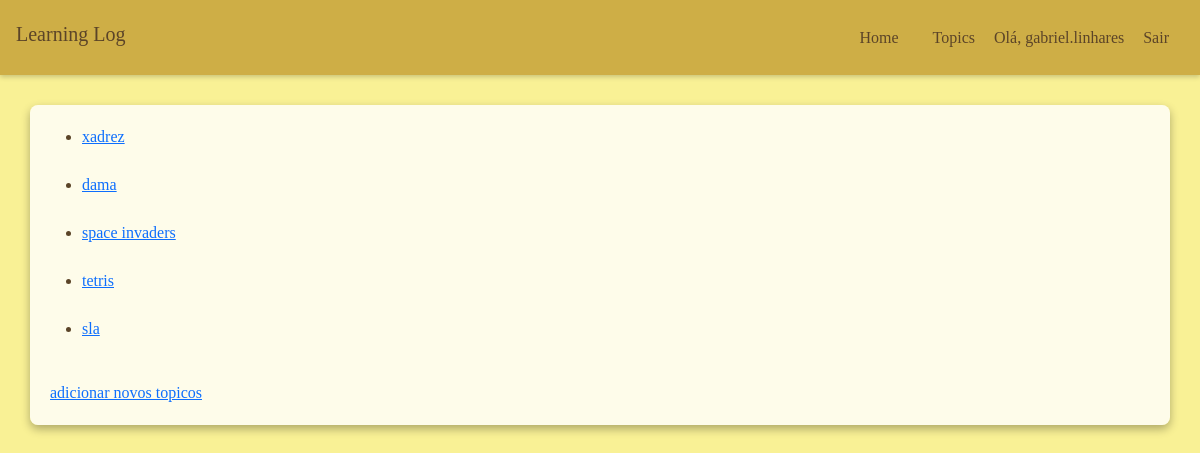
The page /topics (signed in) on the database its author committed.
### learning_logs/models.py (models this page shows)
class Topic(models.Model):
    text = models.CharField(max_length=200)
    date_added = models.DateTimeField(auto_now_add=True)
    owner=models.ForeignKey(User,on_delete=models.CASCADE)
    def __str__(self):
        return self.text

### learning_logs/views.py (the view)
# urls.py: path('topics', views.topics,name='topics'),
@login_required
def topics(request):
    topic=Topic.objects.filter(owner=request.user).order_by('date_added')
    context={'topics':topic}
    return render(request,'learning_logs/topics.html',context)

### learning_logs/templates/learning_logs/topics.html
{% extends "Learning_logs/base.html" %}
{% block content %}
    <ul>
        {% for topic in topics %}
            <li>
                <a href="{% url 'topic' topic.id %}">{{topic}}</a>
            </li>
            <br>
        {% empty %}
            <li>não há tópicos adicionados</li>
        {% endfor %}
    </ul>
    <a href="{% url 'new_topic' %}">adicionar novos topicos</a>
{% endblock content %}

### learning_logs/templates/learning_logs/base.html (shortened to what this page needs)
<!DOCTYPE html>
<html lang="en">
<head>
    <link href="https://cdn.jsdelivr.net/npm/bootstrap@5.3.0-alpha1/dist/css/bootstrap.min.css" rel="stylesheet">
</head>
<body>
    <header id="header" class="d-flex align-items-center justify-content-between px-3">
        <h1 class="h5">Learning Log</h1>
        <nav>
            <a href="{% url 'index' %}">Home</a>
            <a href="{% url 'topics' %}">Topics</a>
            {% if user.is_authenticated %}
                <span>Olá, {{ user.username }}</span>
                <a href="{% url 'logout' %}">Sair</a>
            {% else %}
                <a href="{% url 'register' %}">Registrar</a>
                <a href="{% url 'login' %}">Entrar</a>
            {% endif %}
        </nav>
    </header>
    <div class="container">
        {% block content %}
        {% endblock content %}
    </div>
</body>
</html>

### learning_logs/templates/learning_logs/base.html (style rules this page uses)
* { margin: 0; padding: 0; }
body { background-color: #f9f195; font-family: 'Georgia', serif; color: #5b4428; }
#header { background-color: #ceae46; height: 75px; box-shadow: 0 2px 5px rgba(0, 0, 0, 0.2); }
#header a { color: #5b4428; text-decoration: none; margin: 0 15px; }
.container { margin-top: 30px; padding: 20px; background-color: rgba(255, 255, 255, 0.8); border-radius: 8px; box-shadow: 0 4px 10px rgba(0, 0, 0, 0.3); }
h1 { margin-bottom: 20px; }

### rows shown on the page
Topic: text "xadrez"
Topic: text "dama"
Topic: text "space invaders"
Topic: text "tetris"
Topic: text "sla"

### other values the page prints
{{ user.username }} "gabriel.linhares"
